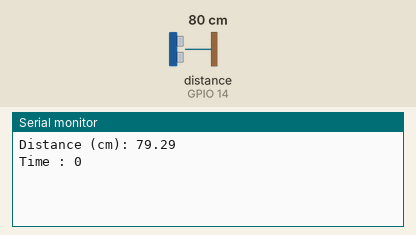
Recording of a program running on a simulated ESP8266 (NodeMCU). Shown: the last lines printed to the serial monitor. Wiring (inferred from the names in the program): ultrasonic range finder: trigger GPIO 12; echo GPIO 14. The inputs (shaded band) are chosen by the test bench; at power-on: distance to the obstacle (sensor on GPIO 14) 80 cm. The echo pulse lasts 58.3 µs per cm.

Above: at 1.8 s.
1.9 s: distance to the obstacle (sensor on GPIO 14) set to 2 cm
At 2.6 s:
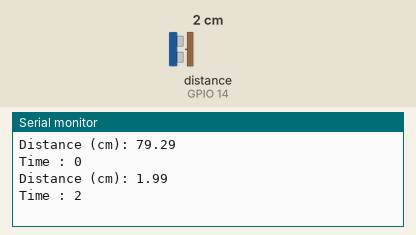
3.4 s: distance to the obstacle (sensor on GPIO 14) set to 4 cm
At 5.3 s:
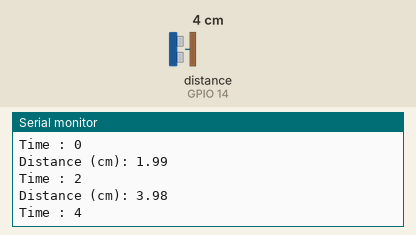

The program:

main.cpp
```cpp
#include <Arduino.h>

const int trigPin = 12;
const int echoPin = 14;
const float error = 0.5;
//define sound velocity in cm/uS
#define SOUND_VELOCITY 0.034
#define CM_TO_INCH 0.393701

unsigned long Duration = 0;
float currentDistanceCm,previousDistanceCm=0;


void setup() {
  Serial.begin(9600); // Starts the serial communication
  pinMode(trigPin, OUTPUT); // Sets the trigPin as an Output
  pinMode(echoPin, INPUT); // Sets the echoPin as an Input

}

void loop() {
  // Clears the trigPin
  digitalWrite(trigPin, LOW);
  delayMicroseconds(2);
  // Sets the trigPin on HIGH state for 10 micro seconds
  digitalWrite(trigPin, HIGH);
  delayMicroseconds(10);
  digitalWrite(trigPin, LOW);

  // Reads the echoPin, returns the sound wave travel time in microseconds
  unsigned long duration = pulseIn(echoPin, HIGH);
  //unsigned long currentMillis = millis();
  // Calculate the distance
  currentDistanceCm = duration * SOUND_VELOCITY/2;

  if(((previousDistanceCm - error) > currentDistanceCm) || ((previousDistanceCm + error) < currentDistanceCm)){
    previousDistanceCm = currentDistanceCm;
    Serial.print("Distance (cm): ");
    Serial.println(currentDistanceCm);
    Serial.print("Time : ");
    Serial.println(millis()/1000);
  }

  // Prints the distance on the Serial Monitor


  delay(1000);
}
```

Measured:
- after the input at 1.9 s, the serial monitor: prints a new line after 0.11 s (image 1)
- after the input at 3.4 s, the serial monitor: prints a new line after 0.61 s (image 2)
